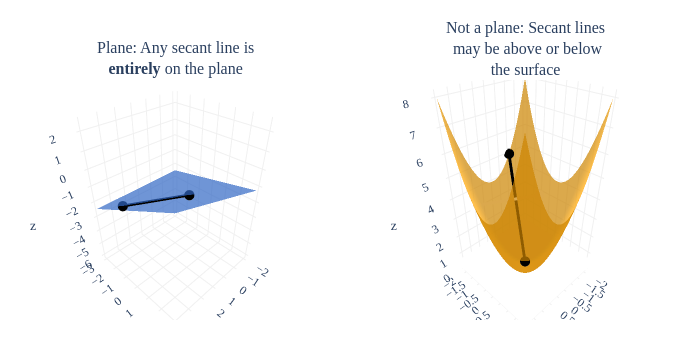

Notebook code cell kept with this figure:
### Markdown cell above
A key property of planes is that they are **flat**. Sure, we know that intuitively, but what does it actually mean?

:::{attention} Planes Contain all Secant Lines
Recall from [Chapter 0.2](./prelim/derivatives) that a **secant line** is a line that connects two points on the graph of a function.

A key property of planes is that **if you pick any two points on the plane, the secant line connecting them is entirely on the plane**. This is true for planes in any $\mathbb{R}^n$, not just planes in $\mathbb{R}^3$.
:::

This property is not true in general for other surfaces.

### Code cell
import numpy as np
import plotly.graph_objects as go

# --- Plot 1: Plane with secant line ---

def plane_z(x, y):
    return (3*x + 4*y - 12)/5

p1 = np.array([1, 1, plane_z(1, 1)])
p2 = np.array([3, -2, plane_z(3, -2)])

xx, yy = np.meshgrid(np.linspace(-2, 4, 20), np.linspace(-3, 3, 20))
zz = plane_z(xx, yy)

plane_trace = go.Surface(
    x=xx, y=yy, z=zz,
    colorscale=[[0, '#3d81f6'], [1, '#3d81f6']],
    opacity=0.7, showscale=False
)

secant_trace = go.Scatter3d(
    x=[p1[0], p2[0]],
    y=[p1[1], p2[1]],
    z=[p1[2], p2[2]],
    mode='lines+markers',
    line=dict(color='black', width=6),
    marker=dict(size=6, color='black'),
    name='Secant Line'
)

fig1 = go.Figure(data=[plane_trace, secant_trace])
fig1.update_layout(
    title="",
    scene=dict(
        xaxis_title='x', yaxis_title='y', zaxis_title='z',
        aspectmode='cube',
        xaxis=dict(
            backgroundcolor='white',
            gridcolor='#f0f0f0',
            zerolinecolor='#f0f0f0'
        ),
        yaxis=dict(
            backgroundcolor='white',
            gridcolor='#f0f0f0',
            zerolinecolor='#f0f0f0'
        ),
        zaxis=dict(
            backgroundcolor='white',
            gridcolor='#f0f0f0',
            zerolinecolor='#f0f0f0'
        ),
    ),
    margin=dict(l=0, r=0, b=0, t=30),
    paper_bgcolor='white',
    plot_bgcolor='white',
    font=dict(family='Palatino, serif')
)

# --- Plot 2: Curved surface with secant line ---

def surf_z(x, y):
    return x**2 + y**2

q1 = np.array([1, 1, surf_z(1, 1)])
q2 = np.array([-1, -2, surf_z(-1, -2)])

xx2, yy2 = np.meshgrid(np.linspace(-2, 2, 40), np.linspace(-2, 2, 40))
zz2 = surf_z(xx2, yy2)

surf_trace = go.Surface(
    x=xx2, y=yy2, z=zz2,
    colorscale=[[0, 'orange'], [1, 'orange']],
    opacity=0.7, showscale=False
)

secant_trace2 = go.Scatter3d(
    x=[q1[0], q2[0]],
    y=[q1[1], q2[1]],
    z=[q1[2], q2[2]],
    mode='lines+markers',
    line=dict(color='black', width=6),
    marker=dict(size=6, color='black'),
    name='Secant Line'
)

fig2 = go.Figure(data=[surf_trace, secant_trace2])
fig2.update_layout(
    title="Not a plane: Secant lines may be above or below the surface",
    scene=dict(
        xaxis_title='x', yaxis_title='y', zaxis_title='z',
        aspectmode='cube',
        xaxis=dict(
            backgroundcolor='white',
            gridcolor='#f0f0f0',
            zerolinecolor='#f0f0f0'
        ),
        yaxis=dict(
            backgroundcolor='white',
            gridcolor='#f0f0f0',
            zerolinecolor='#f0f0f0'
        ),
        zaxis=dict(
            backgroundcolor='white',
            gridcolor='#f0f0f0',
            zerolinecolor='#f0f0f0',
        ),
    ),
    margin=dict(l=0, r=0, b=0, t=30),
    paper_bgcolor='white',
    plot_bgcolor='white',
    font=dict(family='Palatino, serif')
)

from plotly.subplots import make_subplots

fig = make_subplots(
    rows=1, cols=2,
    specs=[[{'type': 'scene'}, {'type': 'scene'}]],
    subplot_titles=("Plane: Any secant line is<br><b>entirely</b> on the plane", "Not a plane: Secant lines<br> may be above or below<br>the surface"),
    horizontal_spacing=0
)

for trace in fig1.data:
    fig.add_trace(trace, row=1, col=1)
for trace in fig2.data:
    fig.add_trace(trace, row=1, col=2)

fig.update_layout(
    height=350, width=700,
    showlegend=False,
    margin=dict(l=0, r=0, b=30, t=80),
    paper_bgcolor='white',
    plot_bgcolor='white',
    font=dict(family='Palatino, serif')
)

# Update both scenes for grid and background
fig.update_scenes(
    xaxis=dict(
        backgroundcolor='white',
        gridcolor='#f0f0f0',
        zerolinecolor='#f0f0f0'
    ),
    yaxis=dict(
        backgroundcolor='white',
        gridcolor='#f0f0f0',
        zerolinecolor='#f0f0f0'
    ),
    zaxis=dict(
        backgroundcolor='white',
        gridcolor='#f0f0f0',
        zerolinecolor='#f0f0f0',
    )
)

fig.show()

### Figure 1 — Plotly figure (JSON) as saved in the notebook; plotly's stock layout.template omitted (floating-point values rounded to 4 significant figures; data arrays with more than 128 entries replaced by an {"elided": "..."} marker saying what was removed)
{"data": [{"colorscale": [[0, "#3d81f6"], [1, "#3d81f6"]], "opacity": 0.7, "scene": "scene", "showscale": false, "type": "surface", "x": {"elided": "20x20 float values"}, "y": {"elided": "20x20 float values"}, "z": {"elided": "20x20 float values"}}, {"line": {"color": "black", "width": 6}, "marker": {"color": "black", "size": 6}, "mode": "lines+markers", "name": "Secant Line", "scene": "scene", "type": "scatter3d", "x": [1, 3], "y": [1, -2], "z": [-1, -2.2]}, {"colorscale": [[0, "orange"], [1, "orange"]], "opacity": 0.7, "scene": "scene2", "showscale": false, "type": "surface", "x": {"elided": "40x40 float values"}, "y": {"elided": "40x40 float values"}, "z": {"elided": "40x40 float values"}}, {"line": {"color": "black", "width": 6}, "marker": {"color": "black", "size": 6}, "mode": "lines+markers", "name": "Secant Line", "scene": "scene2", "type": "scatter3d", "x": [1, -1], "y": [1, -2], "z": [2, 5]}], "layout": {"annotations": [{"font": {"size": 16}, "showarrow": false, "text": "Plane: Any secant line is<br><b>entirely</b> on the plane", "x": 0.25, "xanchor": "center", "xref": "paper", "y": 1, "yanchor": "bottom", "yref": "paper"}, {"font": {"size": 16}, "showarrow": false, "text": "Not a plane: Secant lines<br> may be above or below<br>the surface", "x": 0.75, "xanchor": "center", "xref": "paper", "y": 1, "yanchor": "bottom", "yref": "paper"}], "font": {"family": "Palatino, serif"}, "height": 350, "margin": {"b": 30, "l": 0, "r": 0, "t": 80}, "paper_bgcolor": "white", "plot_bgcolor": "white", "scene": {"domain": {"x": [0, 0.5], "y": [0, 1]}, "xaxis": {"backgroundcolor": "white", "gridcolor": "#f0f0f0", "zerolinecolor": "#f0f0f0"}, "yaxis": {"backgroundcolor": "white", "gridcolor": "#f0f0f0", "zerolinecolor": "#f0f0f0"}, "zaxis": {"backgroundcolor": "white", "gridcolor": "#f0f0f0", "zerolinecolor": "#f0f0f0"}}, "scene2": {"domain": {"x": [0.5, 1], "y": [0, 1]}, "xaxis": {"backgroundcolor": "white", "gridcolor": "#f0f0f0", "zerolinecolor": "#f0f0f0"}, "yaxis": {"backgroundcolor": "white", "gridcolor": "#f0f0f0", "zerolinecolor": "#f0f0f0"}, "zaxis": {"backgroundcolor": "white", "gridcolor": "#f0f0f0", "zerolinecolor": "#f0f0f0"}}, "showlegend": false, "width": 700}}
